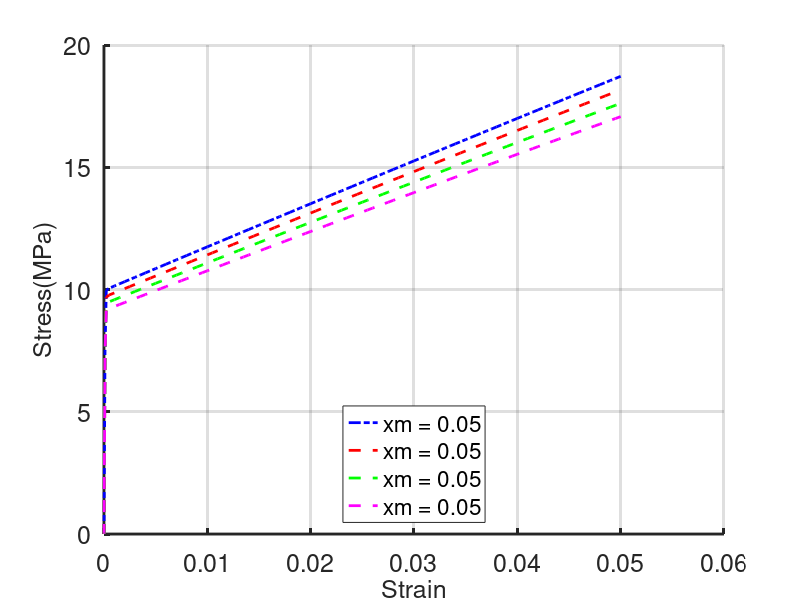

Write the MATLAB code that produced this figure. (Note: this script raises an error after producing the figure.)
clear all;
close all;
clc

% Load multiple datasets
SSCPFE1 = load("./Sim1.dat");
SSCPFE2 = load("./Sim2.dat");
SSCPFE3 = load("./Sim3.dat");
SSCPFE4 = load("./Sim4.dat");
% Add more datasets as needed
% SSCPFE3 = load("./Sim3.dat");

%% Plot the overall stress-strain curves for all datasets
figure(1)
hold on  % Keep adding plots to the same figure
plot(SSCPFE1(:,1), SSCPFE1(:,2), 'b-.', 'linewidth', 2 )  % Plot first dataset
plot(SSCPFE2(:,1), SSCPFE2(:,2), 'r--', 'linewidth', 2 )  % Plot second dataset
plot(SSCPFE3(:,1), SSCPFE3(:,2), 'g--', 'linewidth', 2 ) 
plot(SSCPFE4(:,1), SSCPFE4(:,2), 'm--', 'linewidth', 2 ) 
% Add more plots for additional datasets
% plot(SSCPFE3(:,1), SSCPFE3(:,2), 'g-', 'linewidth', 2 )

grid on;
legend({'xm = 0.05', 'xm = 0.05', 'xm = 0.05', 'xm = 0.05'}, 'Location', 'south')  % Update legend for all datasets
set(gca, 'fontsize', 18, 'linewidth', 2)
xlabel('Strain', 'fontsize', 18)
ylabel('Stress(MPa)', 'fontsize', 18)

% Save the figure
hgexport(gcf, 'Fig_OverallResponse.jpg', hgexport('factorystyle'), 'Format', 'pdf');